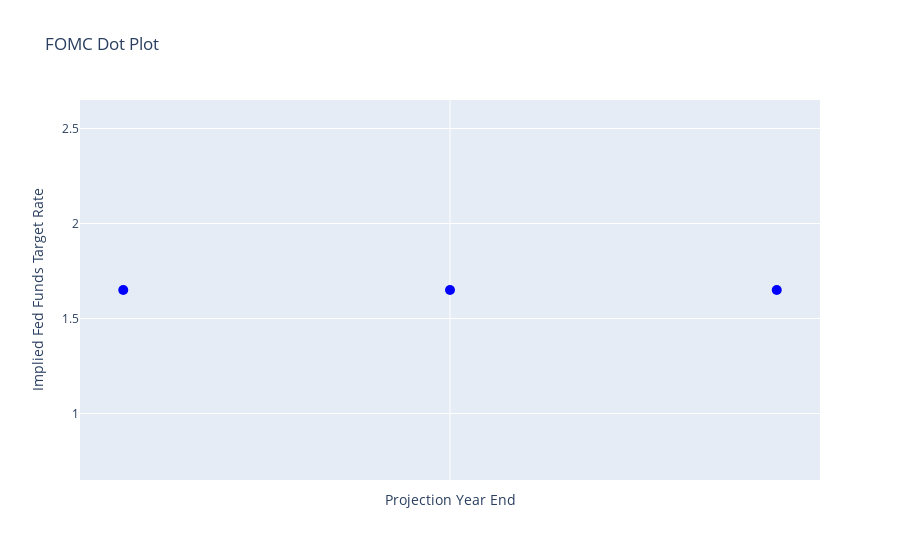

The notebook cell this image was saved under:
### Code cell
import plotly.graph_objs as go
import numpy as np

# Datos simulados basados en tu tabla inicial
x_2024 = np.repeat(2024, 20) + np.random.uniform(-0.2, 0.2, 20)
y_2024 = [5.375, 5.375, 5.375, 5.375, 5.375, 5.375, 5.375, 4.875, 4.875, 4.875, 
          4.125, 4.125, 4.125, 4.125, 4.125, 3.875, 3.875, 3.875, 3.875, 3.875]

x_2025 = np.repeat(2025, 20) + np.random.uniform(-0.1, 0.1, 20)
y_2025 = [5.375, 5.375, 4.875, 4.875, 4.875, 4.125, 4.125, 3.875, 3.875, 3.875, 
          3.625, 3.625, 2.875, 2.875, 2.875, 2.875, 2.875, 2.375, 2.375, 2.375]

x_2026 = np.repeat(2026, 20) + np.random.uniform(-0.1, 0.1, 20)
y_2026 = [4.875, 4.875, 4.125, 4.125, 4.125, 3.875, 3.875, 3.625, 3.625, 3.625, 
          3.375, 3.375, 3.375, 3.375, 3.125, 3.125, 2.875, 2.875, 2.875, 2.625]

x_long_term = np.repeat(2027, 10) + np.random.uniform(-0.1, 0.1, 10)
y_long_term = [3.625, 3.625, 3.625, 3.375, 3.375, 3.375, 3.125, 3.125, 2.875, 2.875]

# Combina los datos
x = np.concatenate([x_2024, x_2025, x_2026, x_long_term])
y = np.concatenate([y_2024, y_2025, y_2026, y_long_term])

# Crea el trazado
trace1 = go.Scatter(
    mode="markers",
    x=[2023.9,2024,2024.1],
    y=[1.65,1.65,1.65],
    marker=dict(size=10, color="blue")
    #text=[f'{year} : {rate}' for year, rate in zip(x, y)],
    #hoverinfo="text"
)


# Configura el layout
layout = go.Layout(
    title="FOMC Dot Plot",
    xaxis=dict(dtick=1, tick0=2024, title="Projection Year End", showticklabels=False),
    yaxis=dict(title="Implied Fed Funds Target Rate"),
    showlegend=False
)

# Crea la figura y muéstrala
fig = go.Figure(data=[trace1], layout=layout)
fig.show()

### Figure 1 — Plotly figure (JSON) as saved in the notebook; plotly's stock layout.template omitted (floating-point values rounded to 4 significant figures)
{"data": [{"marker": {"color": "blue", "size": 10}, "mode": "markers", "type": "scatter", "x": [2024.0, 2024, 2024.0], "y": [1.65, 1.65, 1.65]}], "layout": {"showlegend": false, "title": {"text": "FOMC Dot Plot"}, "xaxis": {"dtick": 1, "showticklabels": false, "tick0": 2024, "title": {"text": "Projection Year End"}}, "yaxis": {"title": {"text": "Implied Fed Funds Target Rate"}}}}
